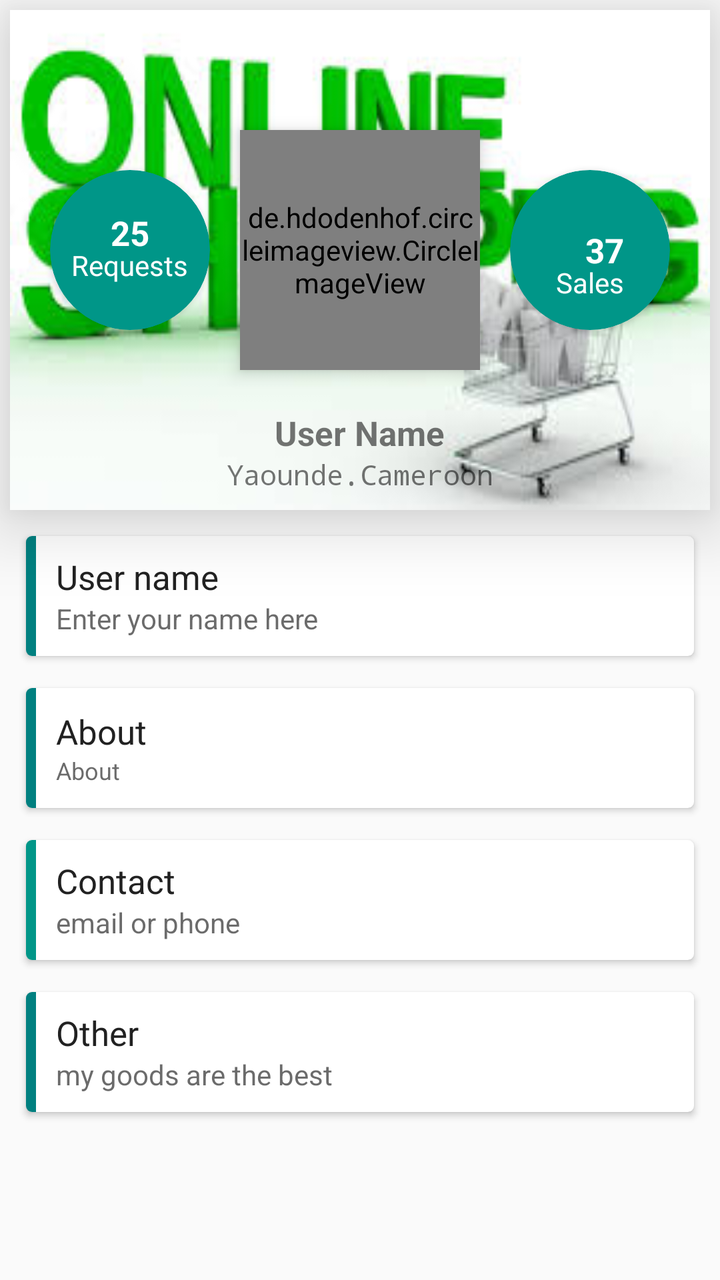
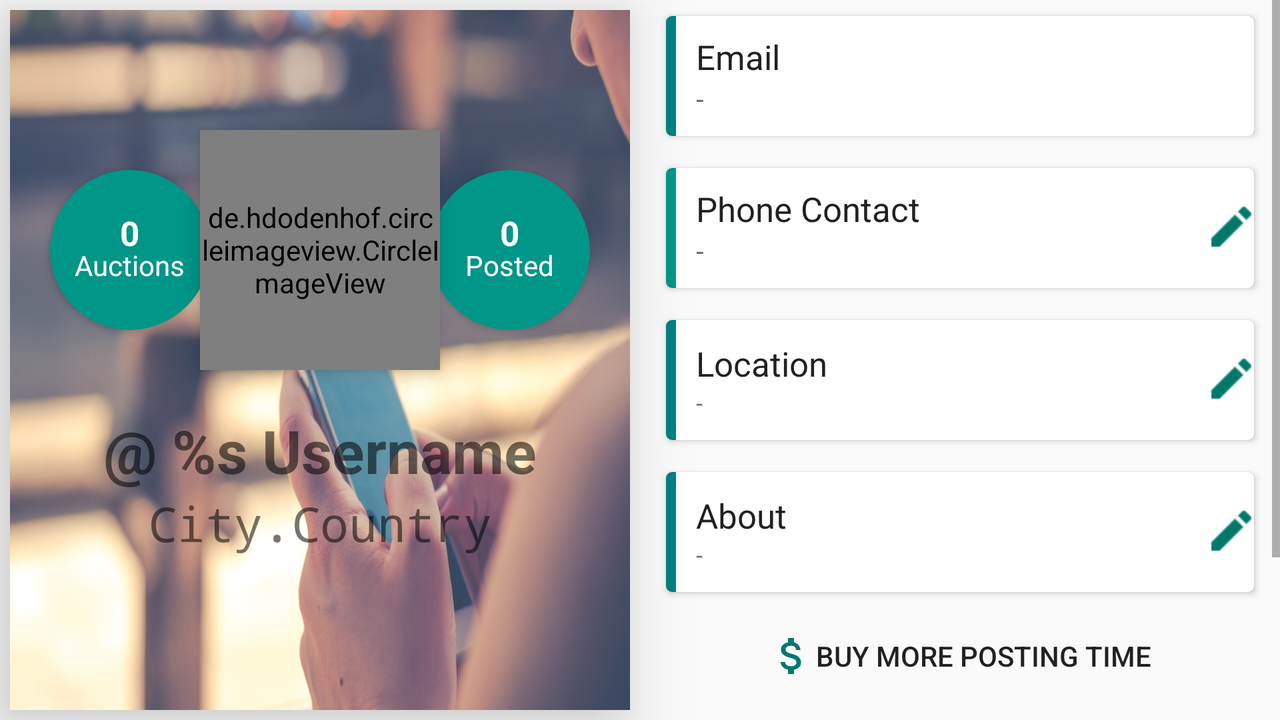

Compare how this app lays out the same screen by default and in its alternative resource folder. The renders come first, then the two layout files and the values they reference.
<!-- AndroidManifest.xml: application theme AppTheme -->
<!-- res/layout/fragment_profile.xml -->
<RelativeLayout xmlns:android="http://schemas.android.com/apk/res/android"
    xmlns:tools="http://schemas.android.com/tools"
    android:layout_width="match_parent"
    android:layout_height="match_parent"
    xmlns:attribute="http://schemas.android.com/apk/res-auto"
    tools:context="comn.example.user.j_trok.fragments.ProfileFragment">

    <RelativeLayout
        android:id="@+id/container"
        android:layout_width="match_parent"
        android:layout_height="250dp"
        android:elevation="20dp"
        android:background="@drawable/image4"
        android:scaleType="centerCrop"
        android:layout_alignParentTop="true"
        android:layout_alignParentLeft="true"
        android:layout_alignParentStart="true"
        android:layout_margin="5dp">

        <android.support.v7.widget.CardView
            android:layout_width="80dp"
            android:layout_height="80dp"
            android:layout_alignParentRight="true"
            android:layout_marginRight="20dp"
            android:layout_marginTop="80dp"
            android:elevation="10dp"
            attribute:cardBackgroundColor="@color/bg_screen1"
            attribute:cardCornerRadius="40dp">

            <RelativeLayout
                android:layout_width="match_parent"
                android:layout_height="match_parent">

                <TextView
                    android:id="@+id/salesCreated"
                    android:layout_width="wrap_content"
                    android:layout_height="wrap_content"
                    android:text="37"
                    android:textColor="@android:color/white"
                    android:textSize="@dimen/normal_font"
                    android:textStyle="bold"
                    android:layout_centerVertical="true"
                    android:layout_alignRight="@+id/textView3"
                    android:layout_alignEnd="@+id/textView3" />

                <TextView
                    android:layout_width="wrap_content"
                    android:layout_height="wrap_content"
                    android:layout_below="@id/salesCreated"
                    android:layout_centerHorizontal="true"
                    android:layout_marginTop="-5dp"
                    android:text="Sales"
                    android:textColor="@android:color/white"
                    android:id="@+id/textView3" />
            </RelativeLayout>
        </android.support.v7.widget.CardView>

        <de.hdodenhof.circleimageview.CircleImageView
            android:id="@+id/userPhoto"
            android:layout_width="120dp"
            android:layout_height="120dp"
            android:layout_centerHorizontal="true"
            android:layout_marginTop="60dp"
            android:src="@drawable/profile"
            android:elevation="5dp"/>

        <TextView
            android:id="@+id/userName"
            android:layout_width="wrap_content"
            android:layout_height="wrap_content"
            android:layout_below="@id/userPhoto"
            android:layout_centerHorizontal="true"
            android:layout_marginTop="20dp"
            android:text="User Name"
            android:textSize="@dimen/normal_font"
            android:textStyle="bold"/>

        <TextView
            android:layout_width="wrap_content"
            android:layout_height="wrap_content"
            android:layout_below="@id/userName"
            android:layout_centerHorizontal="true"
            android:text="Yaounde.Cameroon"
            android:typeface="monospace" />

        <android.support.v7.widget.CardView
            android:layout_width="80dp"
            android:layout_height="80dp"
            android:layout_alignParentLeft="true"
            android:layout_marginLeft="20dp"
            android:layout_marginTop="80dp"
            android:elevation="10dp"
            attribute:cardBackgroundColor="@color/bg_screen1"
            attribute:cardCornerRadius="40dp">

            <RelativeLayout
                android:layout_width="match_parent"
                android:layout_height="match_parent">

                <TextView
                    android:id="@+id/requestsMade"
                    android:layout_width="wrap_content"
                    android:layout_height="wrap_content"
                    android:layout_centerHorizontal="true"
                    android:layout_marginTop="20dp"
                    android:text="25"
                    android:textColor="@android:color/white"
                    android:textSize="@dimen/normal_font"
                    android:textStyle="bold" />

                <TextView
                    android:layout_width="wrap_content"
                    android:layout_height="wrap_content"
                    android:layout_below="@id/requestsMade"
                    android:layout_centerHorizontal="true"
                    android:layout_marginTop="-5dp"
                    android:text="Requests"
                    android:textColor="@android:color/white" />
            </RelativeLayout>
        </android.support.v7.widget.CardView>
    </RelativeLayout>

    <ScrollView
        android:layout_width="match_parent"
        android:layout_height="wrap_content"
        android:layout_below="@id/container">

        <LinearLayout
            android:layout_width="match_parent"
            android:layout_height="wrap_content"
            android:paddingLeft="5dp"
            android:paddingRight="5dp"
            android:orientation="vertical">

            <android.support.v7.widget.CardView
                android:layout_width="match_parent"
                android:layout_height="60dp"
                android:elevation="5dp"
                android:layout_margin="8dp"
                attribute:cardCornerRadius="3dp">

                <LinearLayout
                    android:layout_width="match_parent"
                    android:layout_height="match_parent"
                    android:orientation="horizontal">

                    <View
                        android:layout_width="5dp"
                        android:layout_height="match_parent"
                        android:background="@color/bg_screen2" />

                    <LinearLayout
                        android:layout_width="match_parent"
                        android:layout_height="match_parent"
                        android:layout_marginLeft="10dp"
                        android:gravity="center_vertical"
                        android:orientation="vertical">

                        <TextView
                            android:layout_width="match_parent"
                            android:layout_height="wrap_content"
                            android:textSize="@dimen/normal_font"
                            android:text="User name"
                            android:textColor="#212121"/>

                        <TextView
                            android:layout_width="match_parent"
                            android:layout_height="wrap_content"
                            android:textColor="#AA212121"
                            android:text="Enter your name here"/>
                    </LinearLayout>
                </LinearLayout>
            </android.support.v7.widget.CardView>

            <android.support.v7.widget.CardView
                android:layout_width="match_parent"
                android:layout_height="60dp"
                android:elevation="5dp"
                android:layout_margin="8dp"
                attribute:cardCornerRadius="3dp">

                <LinearLayout
                    android:layout_width="match_parent"
                    android:layout_height="match_parent"
                    android:orientation="horizontal">

                    <View
                        android:layout_width="5dp"
                        android:layout_height="match_parent"
                        android:background="@color/bg_screen2" />

                    <LinearLayout
                        android:layout_width="match_parent"
                        android:layout_height="match_parent"
                        android:layout_marginLeft="10dp"
                        android:gravity="center_vertical"
                        android:orientation="vertical">

                        <TextView
                            android:layout_width="match_parent"
                            android:layout_height="wrap_content"
                            android:textSize="@dimen/normal_font"
                            android:text="About"
                            android:textColor="#212121"/>

                        <TextView
                            android:layout_width="match_parent"
                            android:layout_height="wrap_content"
                            android:textSize="12sp"
                            android:textColor="#AA212121"
                            android:text="About"/>
                    </LinearLayout>
                </LinearLayout>
            </android.support.v7.widget.CardView>

            <android.support.v7.widget.CardView
                android:layout_width="match_parent"
                android:layout_height="60dp"
                android:elevation="5dp"
                android:layout_margin="8dp"
                attribute:cardCornerRadius="3dp">

                <LinearLayout
                    android:layout_width="match_parent"
                    android:layout_height="match_parent"
                    android:orientation="horizontal">

                    <View
                        android:layout_width="5dp"
                        android:layout_height="match_parent"
                        android:background="@color/bg_screen1" />

                    <LinearLayout
                        android:layout_width="match_parent"
                        android:layout_height="match_parent"
                        android:layout_marginLeft="10dp"
                        android:gravity="center_vertical"
                        android:orientation="vertical">

                        <TextView
                            android:layout_width="match_parent"
                            android:layout_height="wrap_content"
                            android:textSize="@dimen/normal_font"
                            android:text="Contact"
                            android:textColor="#212121"/>

                        <TextView
                            android:layout_width="match_parent"
                            android:layout_height="wrap_content"
                            android:textColor="#AA212121"
                            android:text="email or phone"/>
                    </LinearLayout>
                </LinearLayout>
            </android.support.v7.widget.CardView>

            <android.support.v7.widget.CardView
                android:layout_width="match_parent"
                android:layout_height="60dp"
                android:elevation="5dp"
                android:layout_margin="8dp"
                attribute:cardCornerRadius="3dp">

                <LinearLayout
                    android:layout_width="match_parent"
                    android:layout_height="match_parent"
                    android:orientation="horizontal">

                    <View
                        android:layout_width="5dp"
                        android:layout_height="match_parent"
                        android:background="@color/bg_screen2" />

                    <LinearLayout
                        android:layout_width="match_parent"
                        android:layout_height="match_parent"
                        android:layout_marginLeft="10dp"
                        android:gravity="center_vertical"
                        android:orientation="vertical">

                        <TextView
                            android:layout_width="match_parent"
                            android:layout_height="wrap_content"
                            android:textSize="@dimen/normal_font"
                            android:text="Other"
                            android:textColor="#212121"/>

                        <TextView
                            android:layout_width="match_parent"
                            android:layout_height="wrap_content"
                            android:textColor="#AA212121"
                            android:text="my goods are the best"/>
                    </LinearLayout>
                </LinearLayout>
            </android.support.v7.widget.CardView>
        </LinearLayout>
    </ScrollView>
</RelativeLayout>
<!-- resources referenced by this layout -->
<resources>
  <color name="bg_screen1">#009688</color>
  <color name="bg_screen2">#008080</color>
  <dimen name="normal_font">17sp</dimen>
  <!-- drawable image4: jpg bitmap (drawable, 11985 bytes) -->
  <!-- drawable profile: jpg bitmap (drawable, 19054 bytes) -->
  <style name="AppTheme" parent="Theme.AppCompat.Light">
          
          <item name="colorPrimary">@color/bg_screen2</item>
          <item name="colorPrimaryDark">@color/bg_screen1</item>
          <item name="colorAccent">@color/bg_screen1</item>
  
          <item name="windowActionBar">false</item>
          <item name="windowNoTitle">true</item>
          <item name="android:windowContentTransitions">true</item>
      </style>
</resources>
<!-- res/layout-land/fragment_profile.xml (the author's variant of the layout above) -->
<!-- drawn on the phone turned sideways -->
<LinearLayout xmlns:android="http://schemas.android.com/apk/res/android"
    xmlns:tools="http://schemas.android.com/tools"
    android:layout_width="match_parent"
    android:layout_height="match_parent"
    android:orientation="horizontal"
    xmlns:attribute="http://schemas.android.com/apk/res-auto"
    tools:context="com.app.android.tensel.fragments.ProfileFragment">

    <RelativeLayout
        android:id="@+id/container"
        android:layout_width="match_parent"
        android:layout_height="match_parent"
        android:layout_weight="1"
        android:elevation="20dp"
        android:background="@drawable/selling3"
        android:scaleType="centerCrop"
        android:layout_margin="5dp">

        <android.support.v7.widget.CardView
            android:layout_width="80dp"
            android:layout_height="80dp"
            android:layout_alignParentRight="true"
            android:layout_marginRight="20dp"
            android:layout_marginTop="80dp"
            attribute:cardBackgroundColor="@color/bg_screen1"
            attribute:cardCornerRadius="40dp">

            <RelativeLayout
                android:layout_width="match_parent"
                android:layout_height="match_parent">

                <TextView
                    android:id="@+id/salesCreated"
                    android:layout_width="wrap_content"
                    android:layout_height="wrap_content"
                    android:text="@string/zero"
                    android:textAlignment="center"
                    android:textColor="@android:color/white"
                    android:textSize="@dimen/normal_font"
                    android:textStyle="bold"
                    android:layout_marginTop="20dp"
                    android:layout_centerHorizontal="true"/>

                <TextView
                    android:layout_width="wrap_content"
                    android:layout_height="wrap_content"
                    android:layout_below="@id/salesCreated"
                    android:layout_centerHorizontal="true"
                    android:layout_marginTop="-5dp"
                    android:text="@string/posted"
                    android:textColor="@android:color/white"
                    android:id="@+id/textView3" />
            </RelativeLayout>
        </android.support.v7.widget.CardView>

        <de.hdodenhof.circleimageview.CircleImageView
            android:id="@+id/userPhoto"
            android:layout_width="120dp"
            android:layout_height="120dp"
            android:layout_centerHorizontal="true"
            android:layout_marginTop="60dp"
            android:src="@drawable/profile"
            android:elevation="5dp"/>

        <TextView
            android:id="@+id/userName"
            android:layout_width="wrap_content"
            android:layout_height="wrap_content"
            android:layout_below="@id/userPhoto"
            android:layout_centerHorizontal="true"
            android:layout_marginTop="20dp"
            android:text="@string/username"
            android:textSize="30sp"
            android:textStyle="bold"/>

        <TextView
            android:id="@+id/userCountryTextView"
            android:layout_width="wrap_content"
            android:layout_height="wrap_content"
            android:layout_below="@id/userName"
            android:layout_centerHorizontal="true"
            android:text="@string/address"
            android:textSize="24sp"
            android:typeface="monospace" />

        <android.support.v7.widget.CardView
            android:id="@+id/buysCardview"
            android:layout_width="80dp"
            android:layout_height="80dp"
            android:layout_alignParentLeft="true"
            android:layout_alignParentStart="true"
            android:layout_marginLeft="20dp"
            android:layout_marginStart="20dp"
            android:layout_marginTop="80dp"
            attribute:cardBackgroundColor="@color/bg_screen1"
            attribute:cardCornerRadius="40dp">

            <RelativeLayout
                android:layout_width="match_parent"
                android:layout_height="match_parent">

                <TextView
                    android:id="@+id/requestsMade"
                    android:layout_width="wrap_content"
                    android:layout_height="wrap_content"
                    android:layout_centerHorizontal="true"
                    android:layout_marginTop="20dp"
                    android:text="@string/zero"
                    android:textColor="@android:color/white"
                    android:textSize="@dimen/normal_font"
                    android:textStyle="bold" />

                <TextView
                    android:layout_width="wrap_content"
                    android:layout_height="wrap_content"
                    android:layout_below="@id/requestsMade"
                    android:layout_centerHorizontal="true"
                    android:layout_marginTop="-5dp"
                    android:text="@string/requests"
                    android:textColor="@android:color/white" />
            </RelativeLayout>
        </android.support.v7.widget.CardView>
    </RelativeLayout>

    <ScrollView
        android:layout_width="match_parent"
        android:layout_height="wrap_content"
        android:layout_weight="1">

        <LinearLayout
            android:layout_width="match_parent"
            android:layout_height="wrap_content"
            android:paddingLeft="5dp"
            android:paddingRight="5dp"
            android:orientation="vertical">

            <android.support.v7.widget.CardView
                android:layout_width="match_parent"
                android:layout_height="60dp"
                android:elevation="5dp"
                android:layout_margin="8dp"
                attribute:cardCornerRadius="3dp">

                <LinearLayout
                    android:layout_width="match_parent"
                    android:layout_height="match_parent"
                    android:orientation="horizontal">

                    <View
                        android:layout_width="5dp"
                        android:layout_height="match_parent"
                        android:background="@color/bg_screen2" />

                    <LinearLayout
                        android:layout_width="match_parent"
                        android:layout_height="match_parent"
                        android:layout_marginLeft="10dp"
                        android:gravity="center_vertical"
                        android:orientation="vertical">

                        <TextView
                            android:layout_width="match_parent"
                            android:layout_height="wrap_content"
                            android:textSize="@dimen/normal_font"
                            android:text="@string/email"
                            android:textColor="#212121"/>

                        <TextView
                            android:id="@+id/emailTextView"
                            android:layout_width="match_parent"
                            android:layout_height="wrap_content"
                            android:textColor="#AA212121"
                            android:text="-"/>
                    </LinearLayout>
                </LinearLayout>
            </android.support.v7.widget.CardView>

            <android.support.v7.widget.CardView
                android:layout_width="match_parent"
                android:layout_height="60dp"
                android:elevation="5dp"
                android:layout_margin="8dp"
                attribute:cardCornerRadius="3dp">

                <LinearLayout
                    android:layout_width="match_parent"
                    android:layout_height="match_parent"
                    android:orientation="horizontal">

                    <View
                        android:layout_width="5dp"
                        android:layout_height="match_parent"
                        android:background="@color/bg_screen1" />

                    <LinearLayout
                        android:layout_width="0dp"
                        android:layout_height="match_parent"
                        android:layout_marginLeft="10dp"
                        android:layout_marginStart="10dp"
                        android:layout_weight="1"
                        android:gravity="center_vertical"
                        android:orientation="vertical">

                        <TextView
                            android:layout_width="match_parent"
                            android:layout_height="wrap_content"
                            android:textSize="@dimen/normal_font"
                            android:text="@string/phone_contact"
                            android:textColor="#212121"/>

                        <TextView
                            android:id="@+id/phoneTextView"
                            android:layout_width="match_parent"
                            android:layout_height="wrap_content"
                            android:textColor="#AA212121"
                            android:text="-"/>
                    </LinearLayout>
                    <ImageButton
                        android:id="@+id/buttonEditContact"
                        android:layout_width="wrap_content"
                        android:layout_height="match_parent"
                        android:background="@drawable/md_transparent"
                        android:src="@drawable/ic_edit"/>
                </LinearLayout>
            </android.support.v7.widget.CardView>

            <android.support.v7.widget.CardView
                android:layout_width="match_parent"
                android:layout_height="60dp"
                android:elevation="5dp"
                android:layout_margin="8dp"
                attribute:cardCornerRadius="3dp">

                <LinearLayout
                    android:layout_width="match_parent"
                    android:layout_height="match_parent"
                    android:orientation="horizontal">

                    <View
                        android:layout_width="5dp"
                        android:layout_height="match_parent"
                        android:background="@color/bg_screen2" />

                    <LinearLayout
                        android:layout_width="0dp"
                        android:layout_height="match_parent"
                        android:layout_marginLeft="10dp"
                        android:layout_marginStart="10dp"
                        android:layout_weight="1"
                        android:gravity="center_vertical"
                        android:orientation="vertical">

                        <TextView
                            android:layout_width="match_parent"
                            android:layout_height="wrap_content"
                            android:textSize="@dimen/normal_font"
                            android:text="@string/location_hint"
                            android:textColor="#212121"/>

                        <TextView
                            android:id="@+id/locationTextView"
                            android:layout_width="match_parent"
                            android:layout_height="wrap_content"
                            android:textSize="12sp"
                            android:textColor="#AA212121"
                            android:text="-"/>
                    </LinearLayout>
                    <ImageButton
                        android:id="@+id/buttonEditLocation"
                        android:layout_width="wrap_content"
                        android:layout_height="match_parent"
                        android:background="@drawable/md_transparent"
                        android:src="@drawable/ic_edit"/>
                </LinearLayout>
            </android.support.v7.widget.CardView>

            <android.support.v7.widget.CardView
                android:layout_width="match_parent"
                android:layout_height="60dp"
                android:elevation="5dp"
                android:layout_margin="8dp"
                attribute:cardCornerRadius="3dp">

                <LinearLayout
                    android:layout_width="match_parent"
                    android:layout_height="match_parent"
                    android:orientation="horizontal">

                    <View
                        android:layout_width="5dp"
                        android:layout_height="match_parent"
                        android:background="@color/bg_screen2" />

                    <LinearLayout
                        android:layout_width="0dp"
                        android:layout_height="match_parent"
                        android:layout_marginLeft="10dp"
                        android:layout_marginStart="10dp"
                        android:layout_weight="1"
                        android:gravity="center_vertical"
                        android:orientation="vertical">

                        <TextView
                            android:layout_width="match_parent"
                            android:layout_height="wrap_content"
                            android:textSize="@dimen/normal_font"
                            android:text="@string/about"
                            android:textColor="#212121"/>

                        <TextView
                            android:id="@+id/aboutTextView"
                            android:layout_width="match_parent"
                            android:layout_height="wrap_content"
                            android:textSize="12sp"
                            android:textColor="#AA212121"
                            android:text="-"/>
                    </LinearLayout>
                    <ImageButton
                        android:id="@+id/buttonEditStatus"
                        android:layout_width="wrap_content"
                        android:layout_height="match_parent"
                        android:background="@drawable/md_transparent"
                        android:src="@drawable/ic_edit"/>
                </LinearLayout>
            </android.support.v7.widget.CardView>

            <android.support.v7.widget.AppCompatButton
                android:id="@+id/buttonBuyTime"
                android:layout_width="wrap_content"
                android:layout_height="wrap_content"
                android:background="@drawable/chip"
                android:layout_gravity="center_horizontal"
                android:drawableStart="@drawable/ic_attach_money"
                android:drawableLeft="@drawable/ic_attach_money"
                android:text="@string/buytime"/>

            <android.support.v7.widget.SwitchCompat
                android:id="@+id/itemNotificationSwitch"
                android:layout_width="match_parent"
                android:layout_height="wrap_content"
                android:text="@string/notify_item_sale"
                android:textSize="12sp"
                android:background="@android:color/transparent"
                android:paddingTop="20dp"
                android:paddingBottom="20dp"
                android:paddingLeft="10dp"
                android:paddingRight="10dp"/>

            <View
                android:layout_width="match_parent"
                android:layout_height="0.1dp"
                android:background="#666666"/>

            <android.support.v7.widget.SwitchCompat
                android:id="@+id/commentNotificationSwitch"
                android:layout_width="match_parent"
                android:layout_height="wrap_content"
                android:text="@string/notify_comment"
                android:textSize="12sp"
                android:background="@android:color/transparent"
                android:paddingTop="20dp"
                android:paddingBottom="20dp"
                android:paddingLeft="10dp"
                android:paddingRight="10dp"/>

            <View
                android:layout_width="match_parent"
                android:layout_height="0.1dp"
                android:background="#666666"/>


        </LinearLayout>
    </ScrollView>
</LinearLayout>
<!-- resources referenced by the variant -->
<!-- as the phone turned sideways resolves them -->
<resources>
  <color name="bg_screen1">#009688</color>
  <color name="bg_screen2">#008080</color>
  <dimen name="normal_font">17sp</dimen>
  <!-- drawable ic_attach_money: png bitmap (drawable-hdpi, 478 bytes) -->
  <!-- drawable ic_edit: png bitmap (drawable-hdpi, 300 bytes) -->
  <!-- drawable profile: jpg bitmap (drawable, 19054 bytes) -->
  <!-- drawable selling3: jpeg bitmap (drawable, 287905 bytes) -->
  <string name="about">About</string>
  <string name="address">City.Country</string>
  <string name="buytime">Buy more posting time</string>
  <string name="email">Email</string>
  <string name="location_hint">Location</string>
  <string name="notify_comment">Notify me about deals i have participated in.</string>
  <string name="notify_item_sale">Receive notification on new posts</string>
  <string name="phone_contact">Phone Contact</string>
  <string name="posted">Posted</string>
  <string name="requests">Auctions</string>
  <string name="username">\@ %s Username</string>
  <string name="zero" translatable="false">0</string>
  <style name="AppTheme" parent="Theme.AppCompat.Light">
          
          <item name="colorPrimary">@color/bg_screen2</item>
          <item name="colorPrimaryDark">@color/bg_screen1</item>
          <item name="colorAccent">@color/bg_screen1</item>
  
          <item name="windowActionBar">false</item>
          <item name="windowNoTitle">true</item>
          <item name="android:windowContentTransitions">true</item>
      </style>
</resources>
